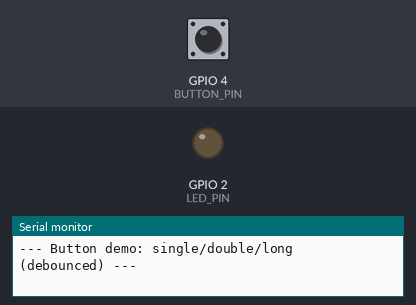
This sketch was run on a simulated ESP32. Parts: output pins drawn as LEDs (lit = HIGH), the last lines printed to the serial monitor. Dashed ring = blinking. The inputs (shaded band) are chosen by the test bench; at power-on: GPIO 4 (BUTTON_PIN) HIGH.

Above: at 1.2 s.
1.3 s: GPIO 4 (BUTTON_PIN) pulled LOW for 0.15 s
At 2.4 s:
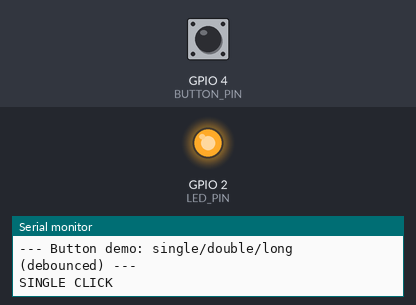
5.8 s: GPIO 4 (BUTTON_PIN) pulsed LOW 2 times (0.12 s each, 0.3 s apart)
At 6.82 s:
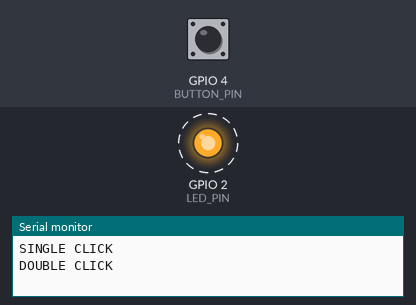
Timing chart, 0 to 8.8 s (numbered marks = the images above; inputs shaded):
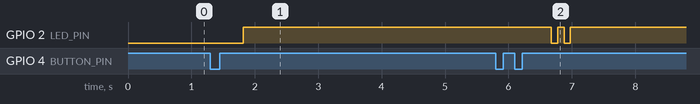

The sketch:

single_double_long_presses.ino
```cpp
// ESP32: Button - Debounced single / double / long press detector
// Wiring (recommended):
//  - Button one side -> GPIO4
//  - Button other side -> GND
//  - Use INPUT_PULLUP in software

// for circuit, you can refer to: index.html in the root of this repo

const int BUTTON_PIN = 4;
const int LED_PIN    = 2;   // optional demo LED

// timing constants (ms)
const unsigned long DEBOUNCE_MS     = 50;   // debounce interval
const unsigned long DOUBLE_CLICK_MS = 300;  // time window to capture double click
const unsigned long LONG_PRESS_MS   = 800;  // threshold for long press

// state variables
int lastStableState = HIGH;    // debounced stable state
int lastRawState    = HIGH;    // last read raw state
unsigned long lastDebounceTime = 0;

unsigned long pressStartTime = 0;   // when a stable press started
unsigned long lastReleaseTime = 0;  // when last stable release happened

int clickCount = 0;                 // number of short releases seen
bool longPressFired = false;        // whether long press has already been handled

// optional demo
bool ledState = false;

void setup() {
  Serial.begin(115200);
  pinMode(BUTTON_PIN, INPUT_PULLUP);
  pinMode(LED_PIN, OUTPUT);
  digitalWrite(LED_PIN, LOW);
  Serial.println("--- Button demo: single/double/long (debounced) ---");
}

void loop() {
  unsigned long now = millis();
  int raw = digitalRead(BUTTON_PIN);

  // 1) Debounce: update stable state only if raw remains same for DEBOUNCE_MS
  if (raw != lastRawState) {
    // noise detected, reset debounce timer
    lastDebounceTime = now;
    lastRawState = raw;
  }

  if ((now - lastDebounceTime) > DEBOUNCE_MS) {
    // raw state has been stable for >= debounce time
    if (lastStableState != raw) {
      // stable state changed -> it's a real edge
      lastStableState = raw;

      if (lastStableState == LOW) {
        // --- stable press detected ---
        pressStartTime = now;
        longPressFired = false; // allow detection while held
        // NOTE: we DON'T increment clickCount here; count on release
      } else {
        // --- stable release detected ---
        unsigned long pressDuration = now - pressStartTime;

        if (longPressFired) {
          // it was a long press (already handled), ignore release for clicks
          // Reset click tracking to be safe
          clickCount = 0;
          // (Optionally: handle "long release" event here)
        } else {
          // it was NOT a long press -> treat as a short click
          clickCount++;
          lastReleaseTime = now;
          // We will wait DOUBLE_CLICK_MS to see if another click follows
        }
      }
    }
  }

  // 2) While button is held, check for long press (only once per hold)
  if (lastStableState == LOW && !longPressFired) {
    if ((now - pressStartTime) >= LONG_PRESS_MS) {
      // LONG PRESS detected
      longPressFired = true;
      clickCount = 0; // cancel any click accumulation
      handleLongPress();
      // After this, we will ignore clicks on release (see above)
    }
  }

  // 3) Resolve single / double clicks after timeout
  if (clickCount > 0 && (now - lastReleaseTime) >= DOUBLE_CLICK_MS) {
    if (clickCount == 1) {
      handleSingleClick();
    } else if (clickCount == 2) {
      handleDoubleClick();
    } else {
      // catch-all for >2 clicks (could be extended to multi-click)
      Serial.print("MULTI-CLICK (count=");
      Serial.print(clickCount);
      Serial.println(")");
    }
    clickCount = 0; // reset after handling
  }

  // small idle delay (not required, keeps serial readable)
  delay(5);
}


// ---------- Handlers ----------
void handleSingleClick() {
  Serial.println("SINGLE CLICK");
  // example action: toggle LED
  ledState = !ledState;
  digitalWrite(LED_PIN, ledState);
}

void handleDoubleClick() {
  Serial.println("DOUBLE CLICK");
  // example: blink LED twice
  for (int i = 0; i < 2; ++i) {
    digitalWrite(LED_PIN, HIGH);
    delay(100);
    digitalWrite(LED_PIN, LOW);
    delay(100);
  }
  digitalWrite(LED_PIN, ledState); // restore previous state
}

void handleLongPress() {
  Serial.println("LONG PRESS");
  // example: turn LED steady on while long pressed
  digitalWrite(LED_PIN, HIGH);
  ledState = true;
}
```

Measured:
- after the input at 1.3 s, GPIO 2 (LED_PIN): LOW → HIGH after 0.51 s
- after the input at 5.8 s, GPIO 2 (LED_PIN): alternates HIGH for 0.10 s and LOW for 0.10 s, 4 changes in all, then stays HIGH, starting after 0.88 s
